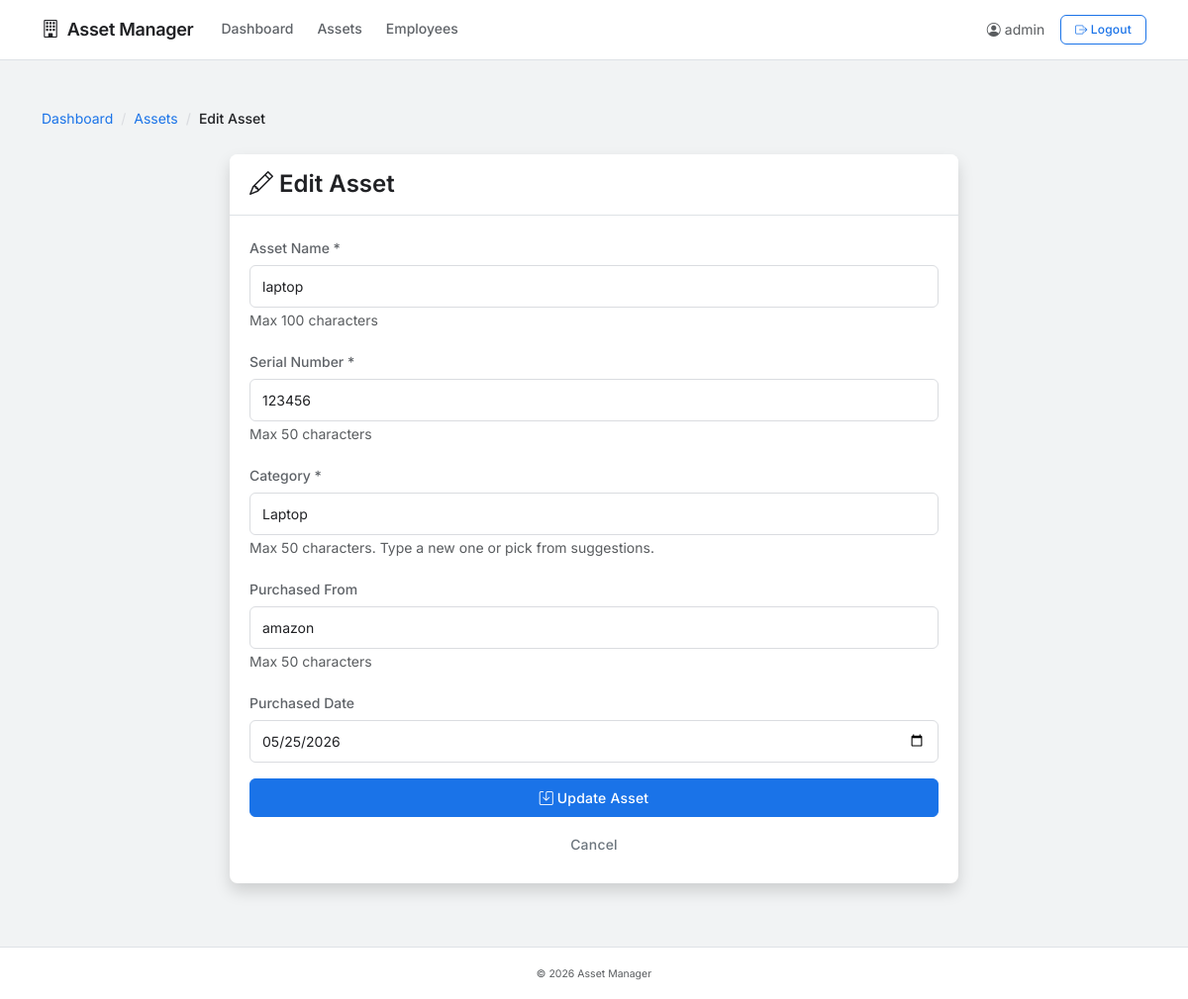
Screenshot of /assets/edit/1 (signed in) with the database file from the repository.
### app/models/user.py (models this page shows, shortened)
class User(UserMixin, db.Model):
    __tablename__ = 'users'
    id = db.Column(db.Integer, primary_key=True)
    username = db.Column(db.String(50), unique=True, nullable=False)
    password_hash = db.Column(db.String(255), nullable=False)
    created_at = db.Column(db.DateTime, default=datetime.utcnow)

### app/models/asset.py (models this page shows, shortened)
class Asset(db.Model):
    __tablename__ = 'assets'
    id = db.Column(db.Integer, primary_key=True)
    name = db.Column(db.String(100), nullable=False)
    serial_number = db.Column(db.String(50), unique=True, nullable=False)
    category = db.Column(db.String(50), nullable=False)
    purchased_from = db.Column(db.String(100))
    purchased_date = db.Column(db.Date)
    created_at = db.Column(db.DateTime, default=datetime.utcnow)
    assignments = db.relationship('Assignment', backref='asset', lazy=True)

### app/routes/assets.py (the view, shortened to what this page needs)
@bp.route('/edit/<int:asset_id>', methods=['GET', 'POST'])
@login_required
def edit(asset_id):
    asset = Asset.query.get_or_404(asset_id)
    return render_template('asset_form.html', asset=asset)

### app/routes/auth.py (called while the page is built)
@login_manager.user_loader
def load_user(user_id):
    return User.query.get(int(user_id))

### app/templates/asset_form.html (shortened to what this page needs)
{% extends "base.html" %}
{% block content %}
<nav aria-label="breadcrumb" class="mb-4">
    <ol class="breadcrumb">
        <li class="breadcrumb-item"><a href="{{ url_for('dashboard.index') }}">Dashboard</a></li>
        <li class="breadcrumb-item"><a href="{{ url_for('assets.list') }}">Assets</a></li>
        <li class="breadcrumb-item active">{% if asset %}Edit{% else %}Add{% endif %} Asset</li>
    </ol>
</nav>
<div class="row justify-content-center">
    <div class="col-md-8">
        <div class="card shadow">
            <div class="card-header bg-white border-bottom">
                <h4 class="mb-0 fw-semibold"><i class="bi bi-{% if asset %}pencil{% else %}plus-circle{% endif %}"></i>
                    {% if asset %}Edit{% else %}Add{% endif %} Asset
                </h4>
            </div>
            <div class="card-body">
                <form method="POST">
                    <div class="mb-3">
                        <label for="name" class="form-label">Asset Name *</label>
                        <input type="text" class="form-control" id="name" name="name"
                               value="{{ asset.name if asset else '' }}" required maxlength="100">
                        <small class="text-muted">Max 100 characters</small>
                    </div>
                    <div class="mb-3">
                        <label for="serial_number" class="form-label">Serial Number *</label>
                        <input type="text" class="form-control" id="serial_number" name="serial_number"
                               value="{{ asset.serial_number if asset else '' }}" required maxlength="50">
                        <small class="text-muted">Max 50 characters</small>
                    </div>
                    <div class="mb-3">
                        <label for="category" class="form-label">Category *</label>
                        <input type="text" class="form-control" id="category" name="category"
                               value="{{ asset.category if asset else '' }}"
                               list="categoryList" required maxlength="50"
                               placeholder="Select or type a new category">
                        <small class="text-muted">Max 50 characters. Type a new one or pick from suggestions.</small>
                    </div>
                    <div class="mb-3">
                        <label for="purchased_from" class="form-label">Purchased From</label>
                        <input type="text" class="form-control" id="purchased_from" name="purchased_from"
                               value="{{ asset.purchased_from if asset else '' }}" maxlength="50">
                        <small class="text-muted">Max 50 characters</small>
                    </div>
                    <div class="mb-3">
                        <label for="purchased_date" class="form-label">Purchased Date</label>
                        <input type="date" class="form-control" id="purchased_date" name="purchased_date"
                               value="{{ asset.purchased_date.strftime('%Y-%m-%d') if asset and asset.purchased_date else '' }}">
                    </div>
                    <div class="d-grid gap-2">
                        <button type="submit" class="btn btn-primary">
                            <i class="bi bi-save"></i> {% if asset %}Update{% else %}Save{% endif %} Asset
                        </button>
                        <a href="{{ url_for('assets.list') }}" class="btn btn-outline-secondary">
                            Cancel
                        </a>
                    </div>
                </form>
            </div>
        </div>
    </div>
</div>
{% endblock %}

### app/templates/base.html (shortened to what this page needs)
<!DOCTYPE html>
<html lang="en">
<head>
    <link href="https://cdn.jsdelivr.net/npm/bootstrap@5.3.2/dist/css/bootstrap.min.css" rel="stylesheet">
    <link href="https://cdn.jsdelivr.net/npm/bootstrap-icons@1.11.1/font/bootstrap-icons.css" rel="stylesheet">
    <link rel="stylesheet" href="{{ url_for('static', filename='css/custom.css') }}">
</head>
<body>
    <nav class="navbar navbar-expand-lg navbar-light bg-white border-bottom">
        <div class="container">
            <a class="navbar-brand fw-semibold" href="{{ url_for('dashboard.index') }}">
                <i class="bi bi-building me-2"></i>Asset Manager
            </a>
            <div class="collapse navbar-collapse" id="navbarNav">
                <ul class="navbar-nav me-auto">
                    <li class="nav-item">
                        <a class="nav-link" href="{{ url_for('dashboard.index') }}">Dashboard</a>
                    </li>
                    <li class="nav-item">
                        <a class="nav-link" href="{{ url_for('assets.list') }}">Assets</a>
                    </li>
                    <li class="nav-item">
                        <a class="nav-link" href="{{ url_for('employees.list') }}">Employees</a>
                    </li>
                </ul>
                <div class="d-flex align-items-center">
                    {% if current_user.is_authenticated %}
                        <span class="text-muted me-3 small">
                            <i class="bi bi-person-circle me-1"></i>{{ current_user.username }}
                        </span>
                        <a href="{{ url_for('auth.logout') }}" class="btn btn-outline-primary btn-sm">
                            <i class="bi bi-box-arrow-right"></i> Logout
                        </a>
                    {% else %}
                        <a href="{{ url_for('auth.login') }}" class="btn btn-primary btn-sm">
                            <i class="bi bi-lock"></i> Admin Login
                        </a>
                    {% endif %}
                </div>
            </div>
        </div>
    </nav>
    <div class="toast-container position-fixed top-0 end-0 p-3" style="z-index: 9999;">
    </div>
    <main class="container my-4">
        {% block content %}{% endblock %}
    </main>
    <footer class="text-center py-3 text-muted border-top mt-auto">
        <small>&copy; 2026 Asset Manager</small>
    </footer>
</body>
</html>

### app/static/css/custom.css (style rules this page uses)
:root { --primary: #1a73e8; --primary-dark: #1557b0; --primary-light: rgba(26, 115, 232, 0.08); --success: #188038; --warning: #f9ab00; --danger: #d93025; --gray-50: #f8f9fa; --gray-100: #f1f3f4; --gray-200: #e8eaed; --gray-300: #dadce0; --gray-500: #80868b; --gray-700: #5f6368; --gray-900: #202124; --shadow-sm: 0 1px 3px rgba(0, 0, 0, 0.08), 0 1px 2px rgba(0, 0, 0, 0.06); --shadow-md: 0 4px 6px rgba(0, 0, 0, 0.12), 0 2px 4px rgba(0, 0, 0, 0.08); --shadow-lg: 0 8px 16px rgba(0, 0, 0, 0.12); --radius: 8px; --radius-sm: 6px; --transition: all 0.2s ease; }
*, *::before, *::after { box-sizing: border-box; }
body { font-family: 'Inter', -apple-system, BlinkMacSystemFont, 'Segoe UI', Roboto, Oxygen, Ubuntu, sans-serif; background: var(--gray-100); color: var(--gray-900); min-height: 100vh; display: flex; flex-direction: column; line-height: 1.6; -webkit-font-smoothing: antialiased; -moz-osx-font-smoothing: grayscale; }
main { flex: 1; padding-top: 24px; padding-bottom: 40px; }
.card { background: #fff; border: none; border-radius: var(--radius); box-shadow: var(--shadow-sm); transition: box-shadow 0.2s ease; }
.card-header { background: #fff; border-bottom: 1px solid var(--gray-200); color: var(--gray-900); font-weight: 600; padding: 16px 20px; border-radius: var(--radius) var(--radius) 0 0 !important; }
.card-header:first-child { border-radius: var(--radius) var(--radius) 0 0; }
.card-body { padding: 20px; }
.btn { border-radius: var(--radius-sm); padding: 8px 24px; font-weight: 500; font-size: 14px; transition: var(--transition); letter-spacing: 0.2px; border: 1px solid transparent; }
.btn-primary { background: var(--primary); border-color: var(--primary); color: #fff; }
.btn-outline-primary { border-color: var(--primary); color: var(--primary); }
.btn-sm { padding: 5px 14px; font-size: 12px; }
.form-control, .form-select { border: 1px solid var(--gray-300); border-radius: var(--radius-sm); padding: 10px 12px; font-size: 14px; color: var(--gray-900); transition: var(--transition); background: #fff; }
.form-control::placeholder { color: var(--gray-500); }
.form-label { font-weight: 500; color: var(--gray-700); margin-bottom: 6px; font-size: 14px; }
.navbar { background: #fff; border-bottom: 1px solid var(--gray-200); box-shadow: none; padding: 0 16px; min-height: 56px; }
.navbar-brand { font-weight: 600; font-size: 18px; color: var(--gray-900) !important; letter-spacing: -0.3px; }
.navbar .nav-link { color: var(--gray-700) !important; font-weight: 500; font-size: 14px; padding: 18px 12px !important; transition: var(--transition); border-bottom: 2px solid transparent; position: relative; }
.toast-container { position: fixed; top: 20px; right: 20px; z-index: 9999; }
.breadcrumb { background: transparent; padding: 0; margin-bottom: 16px; font-size: 14px; }
.breadcrumb-item { color: var(--gray-500); }
.breadcrumb-item + .breadcrumb-item::before { content: '/'; color: var(--gray-300); }
.breadcrumb-item.active { color: var(--gray-900); font-weight: 500; }
.breadcrumb-item a { color: var(--primary); text-decoration: none; transition: var(--transition); }
footer { margin-top: auto; border-top: 1px solid var(--gray-200); padding: 16px 0; font-size: 12px; color: var(--gray-500); background: #fff; }

### rows the page displays
User: username "admin"
Asset: name "laptop", serial_number "123456", category "Laptop", purchased_from "amazon", purchased_date "05/25/2026"
